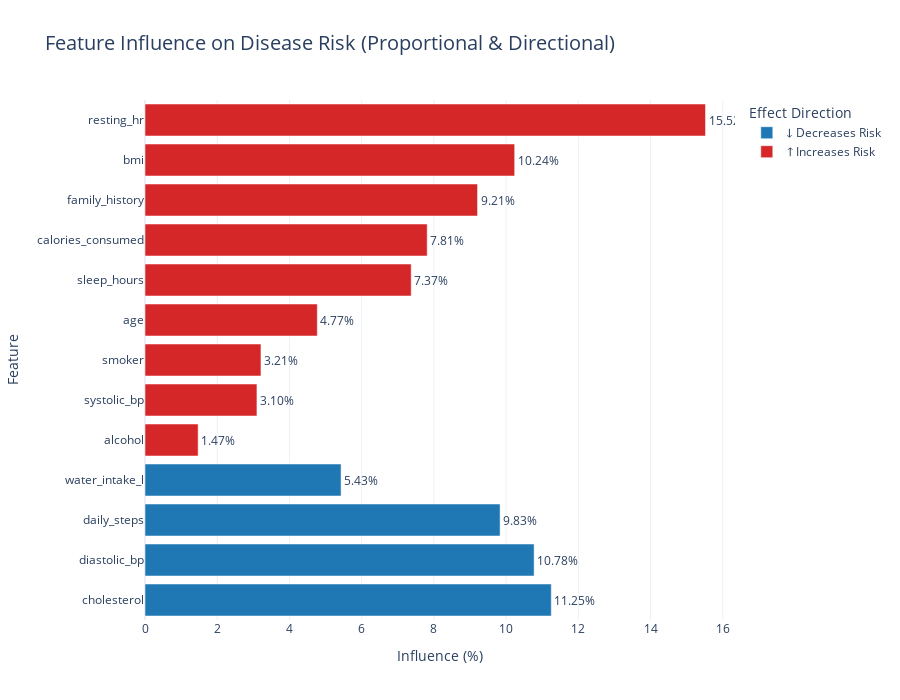

Notebook code for this chart:
### Markdown cell above
## Feature Influence on `disease_risk`

We visualized how each feature affects `disease_risk` using an **interactive horizontal bar chart**:
- **Red bars (↑ Increases Risk)** → features that increase disease risk.
- **Blue bars (↓ Decreases Risk)** → features that reduce disease risk.
- **Bar length** → relative influence (%) of each feature.

This chart provides a **clear, intuitive view of both the direction and magnitude of influence**, helping identify the most important risk and protective factors.

### Code cell
# Visualize the correlation between life style and risk deasese
import plotly.express as px
import pandas as pd
import numpy as np

# The columns
cols = ['age', 'bmi', 'daily_steps', 'sleep_hours', 'water_intake_l',
        'calories_consumed', 'smoker', 'alcohol', 'resting_hr',
        'systolic_bp', 'diastolic_bp', 'cholesterol', 'family_history']

# Correlations with disease_risk
corr = df[cols + ['disease_risk']].corr()['disease_risk'].drop('disease_risk')

# Calculating the percentage
corr_percent = (abs(corr) / abs(corr).sum()) * 100

# Preparing the DataFrame for grafic
corr_df = pd.DataFrame({
    'Feature': corr.index,
    'Correlation': corr.values,  # păstrează semnul
    'Influence (%)': corr_percent.values
}).sort_values(by='Correlation', ascending=True)

# Adding color according to direction
corr_df['Direction'] = np.where(corr_df['Correlation'] > 0, '↑ Increases Risk', '↓ Decreases Risk')

# Interactive Barplot
fig = px.bar(
    corr_df,
    x='Influence (%)',
    y='Feature',
    orientation='h',
    color='Direction',
    color_discrete_map={'↑ Increases Risk': '#d62728', '↓ Decreases Risk': '#1f77b4'},
    text='Influence (%)',
    title='Feature Influence on Disease Risk (Proportional & Directional)'
)

# Stiling the Barplot
fig.update_traces(texttemplate='%{text:.2f}%', textposition='outside')
fig.update_layout(
    template='plotly_white',
    xaxis_title='Influence (%)',
    yaxis_title='Feature',
    title_font_size=20,
    height=700,
    legend_title_text='Effect Direction'
)

fig.show()

### Figure 1 — Plotly figure (JSON) as saved in the notebook; plotly's stock layout.template omitted (floating-point values rounded to 4 significant figures)
{"data": [{"hovertemplate": "Direction=↓ Decreases Risk<br>Influence (%)=%{text}<br>Feature=%{y}<extra></extra>", "legendgroup": "↓ Decreases Risk", "marker": {"color": "#1f77b4", "pattern": {"shape": ""}}, "name": "↓ Decreases Risk", "orientation": "h", "showlegend": true, "text": [11.25, 10.78, 9.834, 5.43], "textposition": "outside", "texttemplate": "%{text:.2f}%", "type": "bar", "x": [11.25, 10.78, 9.834, 5.43], "xaxis": "x", "y": ["cholesterol", "diastolic_bp", "daily_steps", "water_intake_l"], "yaxis": "y"}, {"hovertemplate": "Direction=↑ Increases Risk<br>Influence (%)=%{text}<br>Feature=%{y}<extra></extra>", "legendgroup": "↑ Increases Risk", "marker": {"color": "#d62728", "pattern": {"shape": ""}}, "name": "↑ Increases Risk", "orientation": "h", "showlegend": true, "text": [1.472, 3.1, 3.211, 4.772, 7.372, 7.815, 9.209, 10.24, 15.52], "textposition": "outside", "texttemplate": "%{text:.2f}%", "type": "bar", "x": [1.472, 3.1, 3.211, 4.772, 7.372, 7.815, 9.209, 10.24, 15.52], "xaxis": "x", "y": ["alcohol", "systolic_bp", "smoker", "age", "sleep_hours", "calories_consumed", "family_history", "bmi", "resting_hr"], "yaxis": "y"}], "layout": {"barmode": "relative", "height": 700, "legend": {"title": {"text": "Effect Direction"}, "tracegroupgap": 0}, "title": {"font": {"size": 20}, "text": "Feature Influence on Disease Risk (Proportional & Directional)"}, "xaxis": {"anchor": "y", "domain": [0, 1], "title": {"text": "Influence (%)"}}, "yaxis": {"anchor": "x", "domain": [0, 1], "title": {"text": "Feature"}}}}
